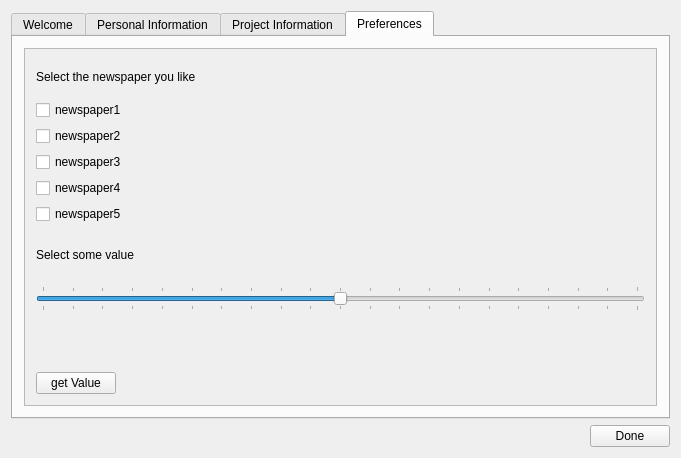
<?xml version="1.0" encoding="UTF-8"?>
<ui version="4.0">
 <class>sample1</class>
 <widget class="QWidget" name="sample1">
  <property name="geometry">
   <rect>
    <x>0</x>
    <y>0</y>
    <width>681</width>
    <height>458</height>
   </rect>
  </property>
  <property name="windowTitle">
   <string>sample1</string>
  </property>
  <layout class="QVBoxLayout" name="verticalLayout_2">
   <item>
    
    <widget class="QTabWidget" name="TabWidget">
     <property name="currentIndex">
      <number>3</number>
     </property>
     
     <widget class="QWidget" name="TabWelcome">
      <attribute name="title">
       <string>Welcome</string>
      </attribute>
      <layout class="QVBoxLayout" name="verticalLayout_3">
       <item>
        <widget class="QScrollArea" name="scrollArea_2">
         <property name="widgetResizable">
          <bool>true</bool>
         </property>
         <widget class="QWidget" name="scrollAreaWidgetContents_2">
          <property name="geometry">
           <rect>
            <x>0</x>
            <y>0</y>
            <width>639</width>
            <height>342</height>
           </rect>
          </property>
          <layout class="QVBoxLayout" name="verticalLayout_6">
           <item>
            <widget class="QLabel" name="label">
             <property name="text">
              <string>THIS IS WELCOME TAB</string>
             </property>
            </widget>
           </item>
          </layout>
         </widget>
        </widget>
       </item>
      </layout>
     </widget>
     <widget class="QWidget" name="TabPersonalInformation">
      <attribute name="title">
       <string>Personal Information</string>
      </attribute>
      <layout class="QVBoxLayout" name="verticalLayout">
       <item>
        <widget class="QScrollArea" name="scrollArea">
         <property name="widgetResizable">
          <bool>true</bool>
         </property>
         <widget class="QWidget" name="scrollAreaWidgetContents">
          <property name="geometry">
           <rect>
            <x>0</x>
            <y>0</y>
            <width>621</width>
            <height>432</height>
           </rect>
          </property>
          <layout class="QVBoxLayout" name="verticalLayout_8">
           <item>
            <layout class="QVBoxLayout" name="verticalLayout_7">
             <item>
              <layout class="QGridLayout" name="gridLayout">
               <item row="1" column="2">
                <widget class="QLineEdit" name="lineEdit"/>
               </item>
               <item row="1" column="0">
                <widget class="QLabel" name="label_2">
                 <property name="text">
                  <string>Enter your first name</string>
                 </property>
                </widget>
               </item>
               <item row="3" column="2">
                <widget class="QLineEdit" name="lineEdit_3"/>
               </item>
               <item row="2" column="2">
                <widget class="QLineEdit" name="lineEdit_2"/>
               </item>
               <item row="5" column="0">
                <widget class="QLabel" name="label_7">
                 <property name="text">
                  <string>Select your gender</string>
                 </property>
                </widget>
               </item>
               <item row="2" column="0">
                <widget class="QLabel" name="label_4">
                 <property name="text">
                  <string>Enter your middle name</string>
                 </property>
                </widget>
               </item>
               <item row="0" column="0">
                <widget class="QLabel" name="label_3">
                 <property name="text">
                  <string>Name Prefix</string>
                 </property>
                </widget>
               </item>
               <item row="4" column="2">
                <widget class="QLineEdit" name="lineEdit_4"/>
               </item>
               <item row="3" column="0">
                <widget class="QLabel" name="label_5">
                 <property name="text">
                  <string>Enter your last name</string>
                 </property>
                </widget>
               </item>
               <item row="0" column="2">
                <widget class="QComboBox" name="PersonalInfo_NamePrefix">
                 <item>
                  <property name="text">
                   <string>Mr.</string>
                  </property>
                 </item>
                 <item>
                  <property name="text">
                   <string>Mrs.</string>
                  </property>
                 </item>
                 <item>
                  <property name="text">
                   <string>Dr.</string>
                  </property>
                 </item>
                </widget>
               </item>
               <item row="4" column="0">
                <widget class="QLabel" name="label_6">
                 <property name="text">
                  <string>Enter your date of birth</string>
                 </property>
                </widget>
               </item>
               <item row="6" column="0">
                <widget class="QPushButton" name="BtnPersonalInfoDone">
                 <property name="text">
                  <string>Done</string>
                 </property>
                </widget>
               </item>
               <item row="5" column="2">
                <widget class="QGroupBox" name="GroupBoxRadioButtons">
                 <property name="title">
                  <string/>
                 </property>
                 <property name="checkable">
                  <bool>false</bool>
                 </property>
                 <property name="checked">
                  <bool>false</bool>
                 </property>
                 <widget class="QRadioButton" name="radioButton_male">
                  <property name="geometry">
                   <rect>
                    <x>30</x>
                    <y>0</y>
                    <width>108</width>
                    <height>26</height>
                   </rect>
                  </property>
                  <property name="text">
                   <string>Male</string>
                  </property>
                 </widget>
                 <widget class="QRadioButton" name="radioButton_female">
                  <property name="geometry">
                   <rect>
                    <x>160</x>
                    <y>0</y>
                    <width>108</width>
                    <height>26</height>
                   </rect>
                  </property>
                  <property name="text">
                   <string>female</string>
                  </property>
                 </widget>
                 <widget class="QRadioButton" name="radioButton_none">
                  <property name="geometry">
                   <rect>
                    <x>310</x>
                    <y>0</y>
                    <width>108</width>
                    <height>26</height>
                   </rect>
                  </property>
                  <property name="text">
                   <string>not disclose</string>
                  </property>
                 </widget>
                </widget>
               </item>
              </layout>
             </item>
             <item>
              <spacer name="verticalSpacer">
               <property name="orientation">
                <enum>Qt::Vertical</enum>
               </property>
               <property name="sizeHint" stdset="0">
                <size>
                 <width>20</width>
                 <height>40</height>
                </size>
               </property>
              </spacer>
             </item>
             <item>
              <layout class="QGridLayout" name="gridLayout_2">
               <item row="0" column="1">
                <widget class="QLabel" name="label_8">
                 <property name="text">
                  <string>User Name</string>
                 </property>
                </widget>
               </item>
               <item row="2" column="2">
                <widget class="QLineEdit" name="lineEdit_7"/>
               </item>
               <item row="0" column="2">
                <widget class="QLineEdit" name="lineEdit_6"/>
               </item>
               <item row="1" column="1">
                <widget class="QLabel" name="label_9">
                 <property name="text">
                  <string>Password</string>
                 </property>
                </widget>
               </item>
               <item row="1" column="2">
                <widget class="QLineEdit" name="lineEdit_5"/>
               </item>
               <item row="2" column="1">
                <widget class="QLabel" name="label_10">
                 <property name="text">
                  <string>Confirm Password</string>
                 </property>
                </widget>
               </item>
               <item row="3" column="1">
                <widget class="QPushButton" name="BtnLoginInfoDone">
                 <property name="text">
                  <string>Done</string>
                 </property>
                </widget>
               </item>
              </layout>
             </item>
            </layout>
           </item>
          </layout>
         </widget>
        </widget>
       </item>
      </layout>
     </widget>
     <widget class="QWidget" name="TabProjectInfo">
      <attribute name="title">
       <string>Project Information</string>
      </attribute>
      <layout class="QVBoxLayout" name="verticalLayout_4">
       <item>
        <widget class="QScrollArea" name="scrollArea_3">
         <property name="widgetResizable">
          <bool>true</bool>
         </property>
         <widget class="QWidget" name="scrollAreaWidgetContents_3">
          <property name="geometry">
           <rect>
            <x>0</x>
            <y>0</y>
            <width>639</width>
            <height>342</height>
           </rect>
          </property>
          <layout class="QVBoxLayout" name="verticalLayout_9">
           <item>
            <layout class="QGridLayout" name="gridLayout_3">
             <item row="2" column="0">
              <widget class="QLabel" name="label_13">
               <property name="text">
                <string>Enter Key skills</string>
               </property>
              </widget>
             </item>
             <item row="2" column="1">
              <widget class="QLineEdit" name="lineEdit_8"/>
             </item>
             <item row="3" column="0">
              <widget class="QLabel" name="label_14">
               <property name="text">
                <string>Enter Description</string>
               </property>
              </widget>
             </item>
             <item row="0" column="1">
              <widget class="QLineEdit" name="lineEdit_10"/>
             </item>
             <item row="1" column="1">
              <widget class="QLineEdit" name="lineEdit_9"/>
             </item>
             <item row="0" column="0">
              <widget class="QLabel" name="label_11">
               <property name="text">
                <string>Enter Start Date</string>
               </property>
              </widget>
             </item>
             <item row="1" column="0">
              <widget class="QLabel" name="label_12">
               <property name="text">
                <string>Enter End Date</string>
               </property>
              </widget>
             </item>
             <item row="4" column="0">
              <widget class="QPushButton" name="BtnProjectInsertDone">
               <property name="text">
                <string>Insert Project</string>
               </property>
              </widget>
             </item>
             <item row="3" column="1">
              <widget class="QTextEdit" name="textEdit"/>
             </item>
            </layout>
           </item>
           <item>
            <spacer name="verticalSpacer_2">
             <property name="orientation">
              <enum>Qt::Vertical</enum>
             </property>
             <property name="sizeHint" stdset="0">
              <size>
               <width>20</width>
               <height>40</height>
              </size>
             </property>
            </spacer>
           </item>
          </layout>
         </widget>
        </widget>
       </item>
      </layout>
     </widget>
     <widget class="QWidget" name="TabPreferences">
      <attribute name="title">
       <string>Preferences</string>
      </attribute>
      <layout class="QVBoxLayout" name="verticalLayout_5">
       <item>
        <widget class="QScrollArea" name="scrollArea_4">
         <property name="widgetResizable">
          <bool>true</bool>
         </property>
         <widget class="QWidget" name="scrollAreaWidgetContents_4">
          <property name="geometry">
           <rect>
            <x>0</x>
            <y>0</y>
            <width>639</width>
            <height>342</height>
           </rect>
          </property>
          <layout class="QVBoxLayout" name="verticalLayout_10">
           <item>
            <layout class="QGridLayout" name="gridLayout_4">
             <item row="1" column="0">
              <widget class="QCheckBox" name="checkBox_newspaper1">
               <property name="text">
                <string>newspaper1</string>
               </property>
              </widget>
             </item>
             <item row="4" column="0">
              <widget class="QCheckBox" name="checkBox_newspaper4">
               <property name="text">
                <string>newspaper4</string>
               </property>
              </widget>
             </item>
             <item row="0" column="0">
              <widget class="QLabel" name="label_15">
               <property name="text">
                <string>Select the newspaper you like</string>
               </property>
              </widget>
             </item>
             <item row="3" column="0">
              <widget class="QCheckBox" name="checkBox_newspaper3">
               <property name="text">
                <string>newspaper3</string>
               </property>
              </widget>
             </item>
             <item row="2" column="0">
              <widget class="QCheckBox" name="checkBox_newspaper2">
               <property name="text">
                <string>newspaper2</string>
               </property>
              </widget>
             </item>
             <item row="5" column="0">
              <widget class="QCheckBox" name="checkBox_newspaper5">
               <property name="text">
                <string>newspaper5</string>
               </property>
              </widget>
             </item>
            </layout>
           </item>
           <item>
            <layout class="QGridLayout" name="gridLayout_5">
             <item row="1" column="0">
              <widget class="QSlider" name="SliderDemo">
               <property name="maximum">
                <number>100</number>
               </property>
               <property name="value">
                <number>50</number>
               </property>
               <property name="orientation">
                <enum>Qt::Horizontal</enum>
               </property>
               <property name="tickPosition">
                <enum>QSlider::TicksBothSides</enum>
               </property>
               <property name="tickInterval">
                <number>5</number>
               </property>
              </widget>
             </item>
             <item row="0" column="0">
              <widget class="QLabel" name="label_20">
               <property name="text">
                <string>Select some value</string>
               </property>
              </widget>
             </item>
             <item row="4" column="0">
              <widget class="QLabel" name="label_16">
               <property name="text">
                <string/>
               </property>
              </widget>
             </item>
             <item row="5" column="0">
              <layout class="QHBoxLayout" name="horizontalLayout_3">
               <item>
                <widget class="QPushButton" name="BtnSliderValueDone">
                 <property name="text">
                  <string>get Value</string>
                 </property>
                </widget>
               </item>
               <item>
                <spacer name="horizontalSpacer_2">
                 <property name="orientation">
                  <enum>Qt::Horizontal</enum>
                 </property>
                 <property name="sizeHint" stdset="0">
                  <size>
                   <width>40</width>
                   <height>20</height>
                  </size>
                 </property>
                </spacer>
               </item>
              </layout>
             </item>
            </layout>
           </item>
          </layout>
         </widget>
        </widget>
       </item>
      </layout>
     </widget>
    </widget>
    
   </item>
   
   <item>
    <layout class="QHBoxLayout" name="horizontalLayout_2">
     <item>
      <layout class="QHBoxLayout" name="horizontalLayout">
       <item>
        <spacer name="horizontalSpacer">
         <property name="orientation">
          <enum>Qt::Horizontal</enum>
         </property>
         <property name="sizeHint" stdset="0">
          <size>
           <width>40</width>
           <height>20</height>
          </size>
         </property>
        </spacer>
       </item>
       <item>
        <widget class="QPushButton" name="BtnDone_Main">
         <property name="text">
          <string>Done</string>
         </property>
        </widget>
       </item>
      </layout>
     </item>
    </layout>
   </item>
  </layout>
 </widget>
 <layoutdefault spacing="6" margin="11"/>
 <resources/>
</ui>
